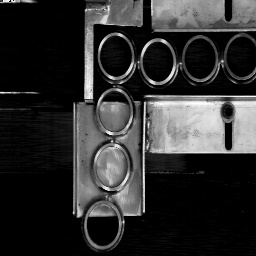
#> input picture Image_for_TeamSV/bagues.jpg, 256 x 256 px
$ python histogram_draw_and_equalization.py
#> lines starting #> are read from the running program, lines starting #| are printed output that depends on the picture
# Calculate and plot the histogram for both X1 and X2
# And plot the histogram after equalizing X2
import numpy as np
import matplotlib.pyplot as plt
import cv2

matrix_x1 = cv2.imread("Image_for_TeamSV/bagues.jpg")
#> matrix_x1 is the input picture: shape (256, 256, 3); min 0, max 255, mean 47.1

matrix_x2 = cv2.imread("Image_for_TeamSV/bagues.jpg")

hist, bins = np.histogram(matrix_x2.flatten(), bins=256, range=(0, 255))
#> hist = 256 values, max 74817 at index 0, min 12 at index 249, mean 768; bins = 257 values from 0 to 255
cdf = hist.cumsum()  # cumulative distribution function
#> cdf = 256 values from 74817 to 196608
cdf_normalized = cdf * (255 / cdf[-1])  # normalize to 0-255
#> cdf_normalized = 256 values from 97.04 to 255

# Step 2: Use CDF to map original intensities to equalized intensities
equalized_matrix_x2 = cdf_normalized[matrix_x2].astype(int)
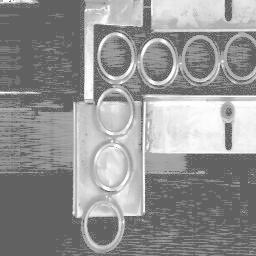
#> equalized_matrix_x2: shape (256, 256, 3) int64; min 97, max 255, mean 146.8


# Histogram for X1
hist_x1, bins_x1 = np.histogram(matrix_x1.flatten() / 2, bins=range(256))
#> hist_x1 = 255 values, max 89934 at index 0, min 0 at index 128, mean 771; bins_x1 = 256 values from 0 to 255
# Histogram for X2
hist_x2, bins_x2 = np.histogram(matrix_x2.flatten(), bins=range(256))
#> hist_x2 = 255 values, max 74817 at index 0, min 12 at index 249, mean 771; bins_x2 = 256 values from 0 to 255
# Histogram for equalized X2
hist_equalized_x2, bins_equalized_x2 = np.histogram(equalized_matrix_x2.flatten(), bins=range(257))
#> hist_equalized_x2 = 256 values, max 74817 at index 97, min 0 at index 0, mean 768; bins_equalized_x2 = 257 values from 0 to 256

# Plotting
plt.figure(figsize=(12, 6))

# Histogram of X1
plt.subplot(1, 3, 1)
plt.bar(bins_x1[:-1], hist_x1, width=1, edgecolor="black")
plt.title("Histogram of X1")
plt.xlabel("Intensity Value")
plt.ylabel("Frequency")

# Histogram of X2
plt.subplot(1, 3, 2)
plt.bar(bins_x2[:-1], hist_x2, width=1, edgecolor="black")
plt.title("Histogram of X2")
plt.xlabel("Intensity Value")

# Histogram of Equalized X2
plt.subplot(1, 3, 3)
plt.bar(bins_equalized_x2[:-1], hist_equalized_x2, width=1, edgecolor="black")
plt.title("Histogram of Equalized X2")
plt.xlabel("Intensity Value")

plt.tight_layout()
plt.show()
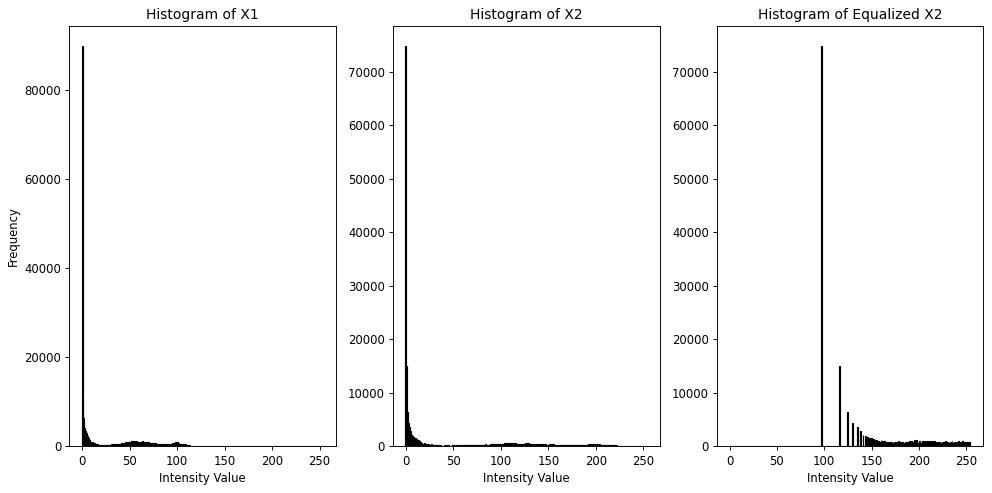
#> figure drawn by matplotlib, 3 panels; panel 1: tallest bar 89934 high, from x = -0.5 to 0.5; panel 2: tallest bar 74817 high, from x = -0.5 to 0.5; panel 3: tallest bar 74817 high, from x = 96.5 to 97.5
